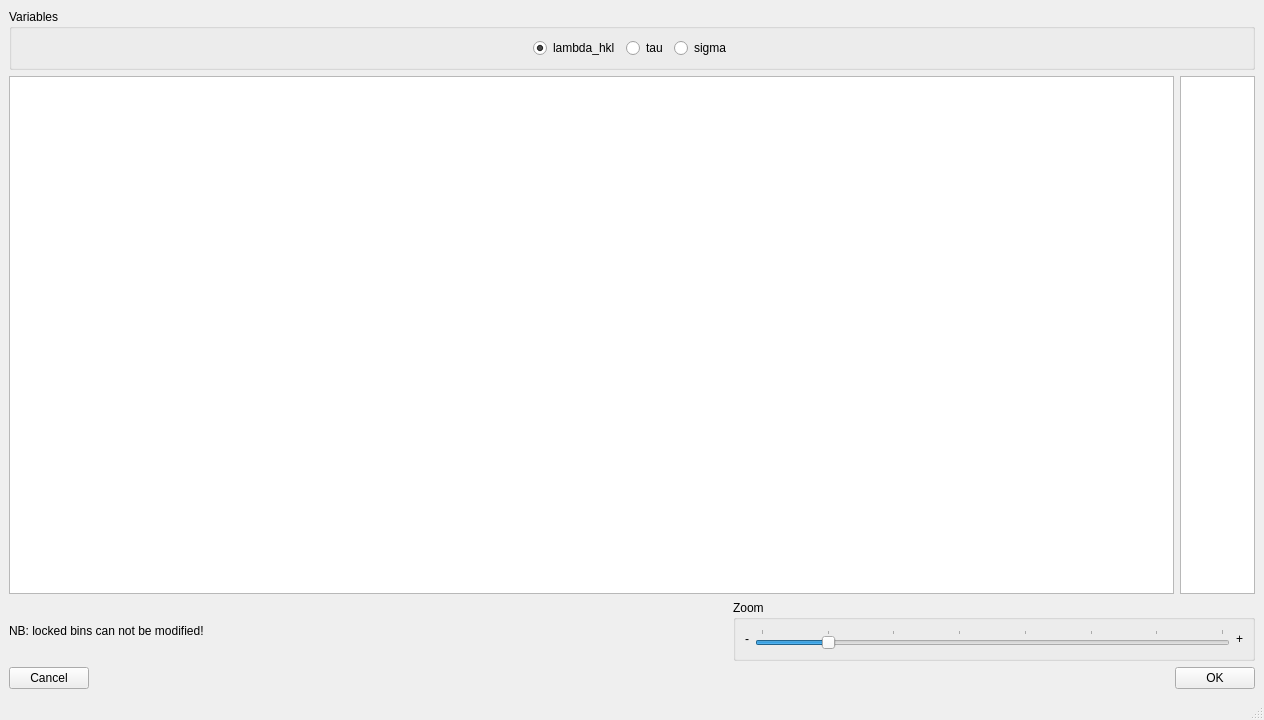
<?xml version="1.0" encoding="UTF-8"?>
<ui version="4.0">
 <class>MainWindow</class>
 <widget class="QMainWindow" name="MainWindow">
  <property name="windowModality">
   <enum>Qt::WindowModal</enum>
  </property>
  <property name="geometry">
   <rect>
    <x>0</x>
    <y>0</y>
    <width>1264</width>
    <height>720</height>
   </rect>
  </property>
  <property name="minimumSize">
   <size>
    <width>300</width>
    <height>0</height>
   </size>
  </property>
  <property name="windowTitle">
   <string>MainWindow</string>
  </property>
  <property name="styleSheet">
   <string notr="true"/>
  </property>
  <widget class="QWidget" name="centralwidget">
   <property name="minimumSize">
    <size>
     <width>0</width>
     <height>0</height>
    </size>
   </property>
   <layout class="QVBoxLayout" name="verticalLayout">
    <item>
     <widget class="QGroupBox" name="groupBox">
      <property name="title">
       <string>Variables</string>
      </property>
      <layout class="QHBoxLayout" name="horizontalLayout">
       <item>
        <spacer name="horizontalSpacer_4">
         <property name="orientation">
          <enum>Qt::Horizontal</enum>
         </property>
         <property name="sizeHint" stdset="0">
          <size>
           <width>40</width>
           <height>20</height>
          </size>
         </property>
        </spacer>
       </item>
       <item>
        <widget class="QRadioButton" name="lambda_hkl_button">
         <property name="text">
          <string>lambda_hkl</string>
         </property>
         <property name="checked">
          <bool>true</bool>
         </property>
        </widget>
       </item>
       <item>
        <widget class="QRadioButton" name="tau_button">
         <property name="text">
          <string>tau</string>
         </property>
        </widget>
       </item>
       <item>
        <widget class="QRadioButton" name="sigma_button">
         <property name="text">
          <string>sigma</string>
         </property>
        </widget>
       </item>
       <item>
        <spacer name="horizontalSpacer_2">
         <property name="orientation">
          <enum>Qt::Horizontal</enum>
         </property>
         <property name="sizeHint" stdset="0">
          <size>
           <width>40</width>
           <height>20</height>
          </size>
         </property>
        </spacer>
       </item>
      </layout>
     </widget>
    </item>
    <item>
     <layout class="QHBoxLayout" name="horizontalLayout_3">
      <item>
       <widget class="QTableWidget" name="variable_table">
        <property name="contextMenuPolicy">
         <enum>Qt::CustomContextMenu</enum>
        </property>
        <property name="selectionMode">
         <enum>QAbstractItemView::MultiSelection</enum>
        </property>
       </widget>
      </item>
      <item>
       <widget class="QTableWidget" name="colorscale_table">
        <property name="sizePolicy">
         <sizepolicy hsizetype="Minimum" vsizetype="Expanding">
          <horstretch>0</horstretch>
          <verstretch>0</verstretch>
         </sizepolicy>
        </property>
        <property name="minimumSize">
         <size>
          <width>75</width>
          <height>0</height>
         </size>
        </property>
        <property name="maximumSize">
         <size>
          <width>75</width>
          <height>16777215</height>
         </size>
        </property>
        <property name="selectionMode">
         <enum>QAbstractItemView::NoSelection</enum>
        </property>
        <attribute name="horizontalHeaderVisible">
         <bool>false</bool>
        </attribute>
        <attribute name="horizontalHeaderStretchLastSection">
         <bool>true</bool>
        </attribute>
        <attribute name="verticalHeaderVisible">
         <bool>false</bool>
        </attribute>
        <attribute name="verticalHeaderStretchLastSection">
         <bool>false</bool>
        </attribute>
        <column>
         <property name="text">
          <string>New Column</string>
         </property>
        </column>
       </widget>
      </item>
     </layout>
    </item>
    <item>
     <layout class="QHBoxLayout" name="horizontalLayout_5">
      <item>
       <widget class="QLabel" name="label_3">
        <property name="text">
         <string>NB: locked bins can not be modified!</string>
        </property>
       </widget>
      </item>
      <item>
       <spacer name="horizontalSpacer">
        <property name="orientation">
         <enum>Qt::Horizontal</enum>
        </property>
        <property name="sizeHint" stdset="0">
         <size>
          <width>40</width>
          <height>20</height>
         </size>
        </property>
       </spacer>
      </item>
      <item>
       <widget class="QGroupBox" name="groupBox_3">
        <property name="title">
         <string>Zoom</string>
        </property>
        <layout class="QHBoxLayout" name="horizontalLayout_2">
         <item>
          <widget class="QLabel" name="label">
           <property name="text">
            <string>-</string>
           </property>
          </widget>
         </item>
         <item>
          <widget class="QSlider" name="advanced_selection_cell_size_slider">
           <property name="minimum">
            <number>10</number>
           </property>
           <property name="maximum">
            <number>80</number>
           </property>
           <property name="value">
            <number>20</number>
           </property>
           <property name="orientation">
            <enum>Qt::Horizontal</enum>
           </property>
           <property name="tickPosition">
            <enum>QSlider::TicksAbove</enum>
           </property>
          </widget>
         </item>
         <item>
          <widget class="QLabel" name="label_2">
           <property name="text">
            <string>+</string>
           </property>
          </widget>
         </item>
        </layout>
       </widget>
      </item>
     </layout>
    </item>
    <item>
     <layout class="QHBoxLayout" name="horizontalLayout_4">
      <item>
       <widget class="QPushButton" name="cancel_pushButton">
        <property name="text">
         <string>Cancel</string>
        </property>
       </widget>
      </item>
      <item>
       <spacer name="horizontalSpacer_3">
        <property name="orientation">
         <enum>Qt::Horizontal</enum>
        </property>
        <property name="sizeHint" stdset="0">
         <size>
          <width>40</width>
          <height>20</height>
         </size>
        </property>
       </spacer>
      </item>
      <item>
       <widget class="QPushButton" name="ok_pushButton">
        <property name="text">
         <string>OK</string>
        </property>
       </widget>
      </item>
     </layout>
    </item>
   </layout>
  </widget>
  <widget class="QStatusBar" name="statusbar"/>
 </widget>
 <resources>
  <include location="../icons/icons.qrc"/>
 </resources>
 <connections>
  <connection>
   <sender>advanced_selection_cell_size_slider</sender>
   <signal>sliderMoved(int)</signal>
   <receiver>MainWindow</receiver>
   <slot>selection_cell_size_changed()</slot>
   <hints>
    <hint type="sourcelabel">
     <x>1214</x>
     <y>625</y>
    </hint>
    <hint type="destinationlabel">
     <x>927</x>
     <y>722</y>
    </hint>
   </hints>
  </connection>
  <connection>
   <sender>lambda_hkl_button</sender>
   <signal>clicked()</signal>
   <receiver>MainWindow</receiver>
   <slot>update_table()</slot>
   <hints>
    <hint type="sourcelabel">
     <x>612</x>
     <y>53</y>
    </hint>
    <hint type="destinationlabel">
     <x>114</x>
     <y>67</y>
    </hint>
   </hints>
  </connection>
  <connection>
   <sender>tau_button</sender>
   <signal>clicked()</signal>
   <receiver>MainWindow</receiver>
   <slot>update_table()</slot>
   <hints>
    <hint type="sourcelabel">
     <x>670</x>
     <y>53</y>
    </hint>
    <hint type="destinationlabel">
     <x>265</x>
     <y>63</y>
    </hint>
   </hints>
  </connection>
  <connection>
   <sender>sigma_button</sender>
   <signal>clicked()</signal>
   <receiver>MainWindow</receiver>
   <slot>update_table()</slot>
   <hints>
    <hint type="sourcelabel">
     <x>742</x>
     <y>53</y>
    </hint>
    <hint type="destinationlabel">
     <x>428</x>
     <y>64</y>
    </hint>
   </hints>
  </connection>
  <connection>
   <sender>variable_table</sender>
   <signal>customContextMenuRequested(QPoint)</signal>
   <receiver>MainWindow</receiver>
   <slot>variable_table_right_click()</slot>
   <hints>
    <hint type="sourcelabel">
     <x>568</x>
     <y>367</y>
    </hint>
    <hint type="destinationlabel">
     <x>610</x>
     <y>385</y>
    </hint>
   </hints>
  </connection>
  <connection>
   <sender>cancel_pushButton</sender>
   <signal>clicked()</signal>
   <receiver>MainWindow</receiver>
   <slot>close()</slot>
   <hints>
    <hint type="sourcelabel">
     <x>53</x>
     <y>657</y>
    </hint>
    <hint type="destinationlabel">
     <x>211</x>
     <y>651</y>
    </hint>
   </hints>
  </connection>
  <connection>
   <sender>ok_pushButton</sender>
   <signal>clicked()</signal>
   <receiver>MainWindow</receiver>
   <slot>save_and_quit_clicked()</slot>
   <hints>
    <hint type="sourcelabel">
     <x>1192</x>
     <y>657</y>
    </hint>
    <hint type="destinationlabel">
     <x>1099</x>
     <y>662</y>
    </hint>
   </hints>
  </connection>
 </connections>
 <slots>
  <slot>sample_import_button_clicked()</slot>
  <slot>time_spectra_import_button_clicked()</slot>
  <slot>open_beam_import_button_clicked()</slot>
  <slot>sample_list_selection_changed()</slot>
  <slot>open_beam_list_selection_changed()</slot>
  <slot>sample_list_right_click()</slot>
  <slot>time_spectra_selection_changed()</slot>
  <slot>load_data_tab_changed()</slot>
  <slot>time_spectra_preview_button_clicked()</slot>
  <slot>normalized_import_button_clicked()</slot>
  <slot>normalized_list_selection_changed()</slot>
  <slot>update_delta_lambda()</slot>
  <slot>crystal_structure_index_changed()</slot>
  <slot>crystal_structure_2_index_changed()</slot>
  <slot>list_of_element_index_changed()</slot>
  <slot>list_of_element_2_index_changed()</slot>
  <slot>lattice_text_changed()</slot>
  <slot>lattice_2_text_changed()</slot>
  <slot>material_display_clicked()</slot>
  <slot>material_display_2_clicked()</slot>
  <slot>normalization_add_roi_button_clicked()</slot>
  <slot>normalization_remove_roi_button_clicked()</slot>
  <slot>normalization_use_coefficient_checked()</slot>
  <slot>normalization_button_clicked()</slot>
  <slot>normalization_coefficient_value_changed()</slot>
  <slot>tab_widget_changed()</slot>
  <slot>normalization_tableWidget_cell_changed()</slot>
  <slot>beam_rate_changed()</slot>
  <slot>distance_source_detector_changed()</slot>
  <slot>detector_offset_changed()</slot>
  <slot>distance_source_detector_2_changed()</slot>
  <slot>detector_offset_2_changed()</slot>
  <slot>beam_rate_2_changed()</slot>
  <slot>list_of_elements_current_text_changed()</slot>
  <slot>add_element_clicked()</slot>
  <slot>reset_lattice_button_clicked()</slot>
  <slot>reset_crystal_structure_button_clicked()</slot>
  <slot>reset_lattice_button_2_clicked()</slot>
  <slot>reset_crystal_structure_button_2_clicked()</slot>
  <slot>normalized_time_spectra_import_button_clicked()</slot>
  <slot>normalized_time_spectra_preview_button_clicked()</slot>
  <slot>test_me_clicked()</slot>
  <slot>menu_view_load_data_clicked()</slot>
  <slot>menu_view_normalization_clicked()</slot>
  <slot>menu_view_normalized_clicked()</slot>
  <slot>menu_view_binning_clicked()</slot>
  <slot>menu_view_fitting_clicked()</slot>
  <slot>menu_view_strain_mapping_clicked()</slot>
  <slot>roi_selection_widgets_modified()</slot>
  <slot>hkl_list_changed()</slot>
  <slot>table_width_changed()</slot>
  <slot>value_table_right_click()</slot>
  <slot>selection_in_value_table_of_rows_cell_clicked()</slot>
  <slot>selection_in_value_table_changed()</slot>
  <slot>advanced_table_clicked()</slot>
  <slot>selection_cell_size_changed()</slot>
  <slot>update_table()</slot>
  <slot>variable_table_right_click()</slot>
  <slot>apply_new_value_to_selection()</slot>
  <slot>save_and_quit_clicked()</slot>
 </slots>
</ui>
